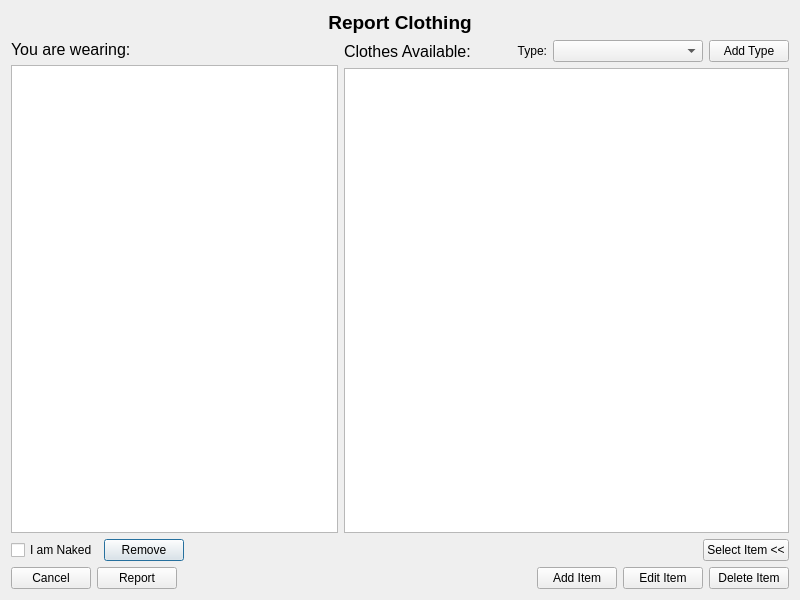
<?xml version="1.0" encoding="UTF-8"?>
<ui version="4.0">
    <class>ReportClothing</class>
    <widget class="QDialog" name="ReportClothing">
        <property name="geometry">
            <rect>
                <x>0</x>
                <y>0</y>
                <width>800</width>
                <height>600</height>
            </rect>
        </property>
        <property name="windowTitle">
            <string>Report Clothing</string>
        </property>
        <layout class="QVBoxLayout" name="verticalLayout_Main">
            <item>
                <widget class="QLabel" name="lbl_Title">
                    <property name="font">
                        <font>
                            <pointsize>14</pointsize>
                            <bold>true</bold>
                        </font>
                    </property>
                    <property name="text">
                        <string>Report Clothing</string>
                    </property>
                    <property name="alignment">
                        <set>Qt::AlignCenter</set>
                    </property>
                </widget>
            </item>
            <item>
                <layout class="QHBoxLayout" name="horizontalLayout_Content">
                    <item>
                        <layout class="QVBoxLayout" name="verticalLayout_Wearing">
                            <item>
                                <widget class="QLabel" name="lbl_Wearing">
                                    <property name="font">
                                        <font>
                                            <pointsize>12</pointsize>
                                        </font>
                                    </property>
                                    <property name="text">
                                        <string>You are wearing:</string>
                                    </property>
                                </widget>
                            </item>
                            <item>
                                <widget class="QListWidget" name="lst_Wearing"/>
                            </item>
                            <item>
                                <layout class="QHBoxLayout" name="horizontalLayout_WearingTools">
                                    <item>
                                        <widget class="QCheckBox" name="chk_Naked">
                                            <property name="text">
                                                <string>I am Naked</string>
                                            </property>
                                        </widget>
                                    </item>
                                    <item>
                                        <widget class="QPushButton" name="btn_Remove">
                                            <property name="text">
                                                <string>Remove</string>
                                            </property>
                                        </widget>
                                    </item>
                                    <item>
                                        <spacer name="horizontalSpacer_Wearing">
                                            <property name="orientation">
                                                <enum>Qt::Horizontal</enum>
                                            </property>
                                            <property name="sizeHint" stdset="0">
                                                <size>
                                                    <width>40</width>
                                                    <height>20</height>
                                                </size>
                                            </property>
                                        </spacer>
                                    </item>
                                </layout>
                            </item>
                        </layout>
                    </item>
                    <item>
                        <layout class="QVBoxLayout" name="verticalLayout_Available">
                            <item>
                                <layout class="QHBoxLayout" name="horizontalLayout_Filters">
                                    <item>
                                        <widget class="QLabel" name="lbl_Available">
                                            <property name="font">
                                                <font>
                                                    <pointsize>12</pointsize>
                                                </font>
                                            </property>
                                            <property name="text">
                                                <string>Clothes Available:</string>
                                            </property>
                                        </widget>
                                    </item>
                                    <item>
                                        <spacer name="horizontalSpacer_Filters">
                                            <property name="orientation">
                                                <enum>Qt::Horizontal</enum>
                                            </property>
                                            <property name="sizeHint" stdset="0">
                                                <size>
                                                    <width>40</width>
                                                    <height>20</height>
                                                </size>
                                            </property>
                                        </spacer>
                                    </item>
                                    <item>
                                        <widget class="QLabel" name="lbl_Type">
                                            <property name="text">
                                                <string>Type:</string>
                                            </property>
                                            <property name="alignment">
                                                <set>Qt::AlignRight|Qt::AlignTrailing|Qt::AlignVCenter</set>
                                            </property>
                                        </widget>
                                    </item>
                                    <item>
                                        <widget class="QComboBox" name="cb_Type">
                                            <property name="minimumSize">
                                                <size>
                                                    <width>150</width>
                                                    <height>0</height>
                                                </size>
                                            </property>
                                        </widget>
                                    </item>
                                    <item>
                                        <widget class="QPushButton" name="btn_AddType">
                                            <property name="text">
                                                <string>Add Type</string>
                                            </property>
                                        </widget>
                                    </item>
                                </layout>
                            </item>
                            <item>
                                <widget class="QListWidget" name="lst_Available"/>
                            </item>
                            <item>
                                <layout class="QHBoxLayout" name="horizontalLayout_AvailableTools">
                                    <item>
                                        <spacer name="horizontalSpacer_Available">
                                            <property name="orientation">
                                                <enum>Qt::Horizontal</enum>
                                            </property>
                                            <property name="sizeHint" stdset="0">
                                                <size>
                                                    <width>40</width>
                                                    <height>20</height>
                                                </size>
                                            </property>
                                        </spacer>
                                    </item>
                                    <item>
                                        <widget class="QPushButton" name="btn_Select">
                                            <property name="text">
                                                <string>Select Item &lt;&lt;</string>
                                            </property>
                                        </widget>
                                    </item>
                                </layout>
                            </item>
                        </layout>
                    </item>
                </layout>
            </item>
            <item>
                <layout class="QHBoxLayout" name="horizontalLayout_Bottom">
                    <item>
                        <widget class="QPushButton" name="btn_Cancel">
                            <property name="text">
                                <string>Cancel</string>
                            </property>
                        </widget>
                    </item>
                    <item>
                        <widget class="QPushButton" name="btn_Report">
                            <property name="text">
                                <string>Report</string>
                            </property>
                        </widget>
                    </item>
                    <item>
                        <spacer name="horizontalSpacer_Bottom">
                            <property name="orientation">
                                <enum>Qt::Horizontal</enum>
                            </property>
                            <property name="sizeHint" stdset="0">
                                <size>
                                    <width>40</width>
                                    <height>20</height>
                                </size>
                            </property>
                        </spacer>
                    </item>
                    <item>
                        <widget class="QPushButton" name="btn_Add">
                            <property name="text">
                                <string>Add Item</string>
                            </property>
                        </widget>
                    </item>
                    <item>
                        <widget class="QPushButton" name="btn_Edit">
                            <property name="text">
                                <string>Edit Item</string>
                            </property>
                        </widget>
                    </item>
                    <item>
                        <widget class="QPushButton" name="btn_Delete">
                            <property name="text">
                                <string>Delete Item</string>
                            </property>
                        </widget>
                    </item>
                </layout>
            </item>
        </layout>
    </widget>
    <resources/>
    <connections/>
</ui>
